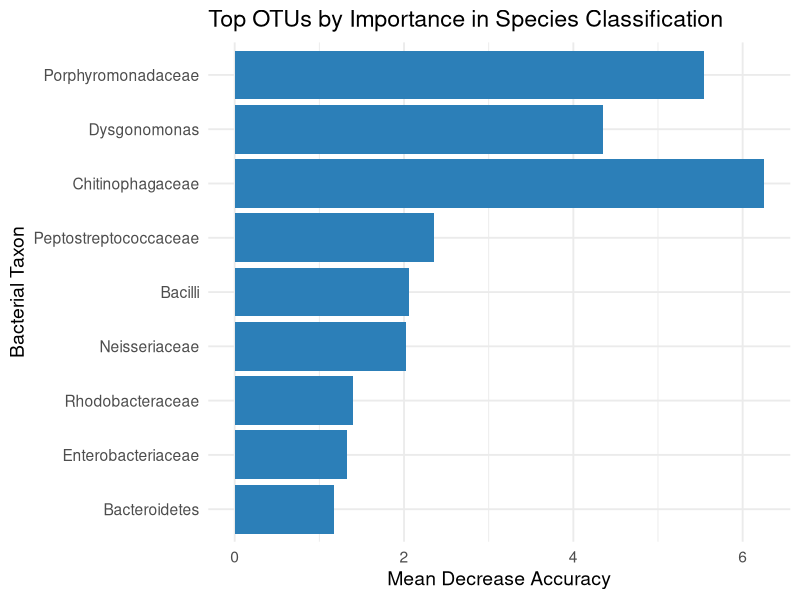
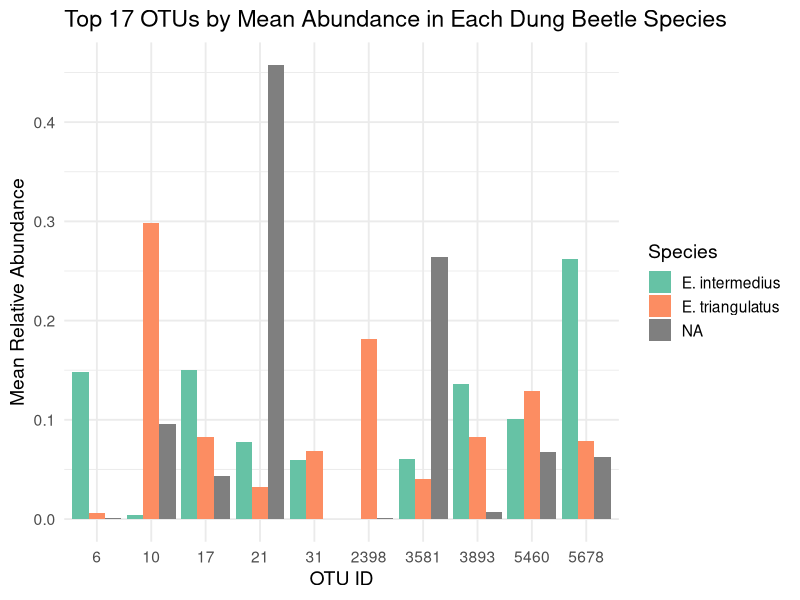
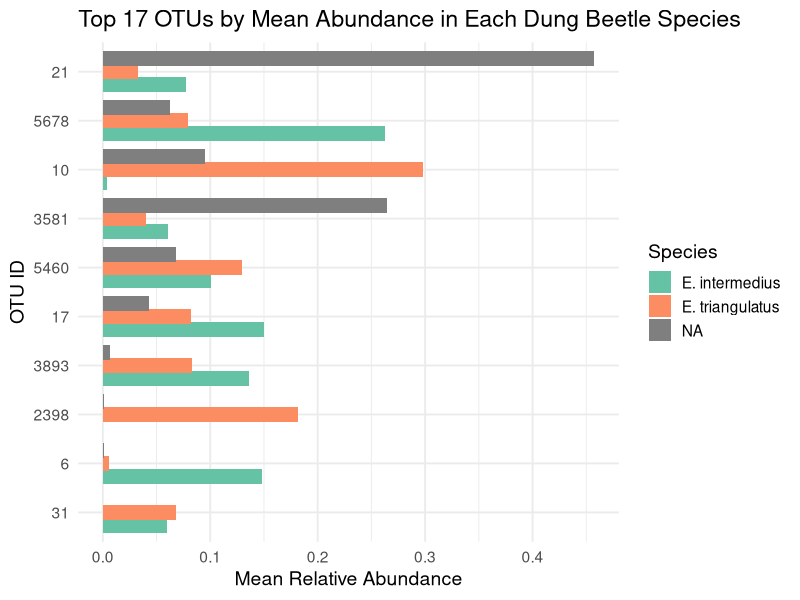

R code for these plots, in order: (Note: this script raises an error after producing the figures.)
# 1st bar plot: Top OTUs by importance in Species Classification:
# Libraries used:
library(tidyverse)
library(stringr)
library(purrr)

# Step 1: Loading the data
top10 <- read_csv("./Random Forest/top_10.csv")
otu_table <- read_csv("otu_table.csv")

# Step 2: Extracting numeric OTU ID from '...1' column
top10 <- top10 %>%
  mutate(OTU_ID = as.numeric(str_extract(`...1`, "\\d+$")))

# Step 3: Joining Consensus Lineage from OTU table
top10_tax <- top10 %>%
  left_join(otu_table %>% select(OTU_ID, `Consensus Lineage`), by = "OTU_ID")

# Step 4: Extracting the most specific available taxonomic label
top10_tax <- top10_tax %>%
  mutate(Taxon_Label = map_chr(`Consensus Lineage`, function(lineage) {
    if (is.na(lineage)) return("Unknown")
    tax_levels <- str_split(lineage, ";")[[1]]
    tax_levels <- rev(tax_levels)  # from specific to general
    cleaned <- str_replace_all(tax_levels, ".*__", "") %>% str_trim()
    specific <- cleaned[!cleaned %in% c("uncultured", "unclassified", "", NA)]
    if (length(specific) > 0) specific[1] else "Unknown"
  })) %>%
  mutate(Taxon_Label = str_replace_all(Taxon_Label, "_", " "))

# Step 5: Creating the plot
ggplot(top10_tax, aes(x = reorder(Taxon_Label, MeanDecreaseAccuracy), y = MeanDecreaseAccuracy)) +
  geom_bar(stat = "identity", fill = "#2c7fb8") +
  coord_flip() +
  labs(
    x = "Bacterial Taxon",
    y = "Mean Decrease Accuracy",
    title = "Top OTUs by Importance in Species Classification"
  ) +
  theme_minimal(base_size = 14)

#2nd barplot (there's 2 versions of it):

# Load libraries
library(tidyverse)

# Step 1: Load your data
otu_table <- read_csv("otu_table.csv")
top10 <- read_csv("./Random Forest/top_10.csv")
mapping <- read_tsv("mapping.txt", comment = "#", 
                    col_names = c("SampleID", "BarcodeSequence", "LinkerPrimerSequence", "Description"))

# Step 2: Extract numeric OTU IDs from the top 17 list
top10 <- top10 %>%
  mutate(OTU_ID = as.numeric(str_extract(`...1`, "\\d+$")))

# Step 3: Subset OTU table to top 17 OTUs and drop Consensus Lineage
top_otus <- otu_table %>%
  filter(OTU_ID %in% top10$OTU_ID) %>%
  select(-`Consensus Lineage`)

# Step 4: Convert OTU counts to relative abundance per sample
otu_rel_abund <- top_otus %>%
  column_to_rownames("OTU_ID") %>%
  mutate(across(everything(), as.numeric)) %>%
  sweep(2, colSums(.), FUN = "/") %>%
  rownames_to_column("OTU_ID") %>%
  pivot_longer(-OTU_ID, names_to = "SampleID", values_to = "RelAbundance") %>%
  mutate(OTU_ID = as.numeric(OTU_ID))

# Step 5: Extract species info from mapping file
mapping <- mapping %>%
  mutate(Species = str_extract(Description, "E\\. intermedius|E\\. triangulatus"))

# Step 6: Merge abundance data with species metadata
otu_with_species <- otu_rel_abund %>%
  left_join(mapping %>% select(SampleID, Species), by = "SampleID")

# Step 7: Calculate mean abundance for each OTU by species
mean_abundance <- otu_with_species %>%
  group_by(OTU_ID, Species) %>%
  summarise(MeanRelAbundance = mean(RelAbundance, na.rm = TRUE), .groups = "drop")

# Step 8: Plot the grouped bar chart
ggplot(mean_abundance, aes(x = factor(OTU_ID), y = MeanRelAbundance, fill = Species)) +
  geom_bar(stat = "identity", position = "dodge") +
  labs(
    x = "OTU ID",
    y = "Mean Relative Abundance",
    title = "Top 17 OTUs by Mean Abundance in Each Dung Beetle Species"
  ) +
  scale_fill_manual(values = c("#66c2a5", "#fc8d62")) +
  theme_minimal(base_size = 14)


# 2nd version:

# Step 1: Load your data
otu_table <- read_csv("otu_table.csv")
top10 <- read_csv("./Random Forest/top_10.csv")
mapping <- read_tsv("mapping.txt", comment = "#", 
                    col_names = c("SampleID", "BarcodeSequence", "LinkerPrimerSequence", "Description"))

# Step 2: Extract numeric OTU IDs from top 17
top10 <- top10 %>%
  mutate(OTU_ID = as.numeric(str_extract(`...1`, "\\d+$")))

# Step 3: Subset OTU table to top 17 and remove taxonomy column
top_otus <- otu_table %>%
  filter(OTU_ID %in% top10$OTU_ID) %>%
  select(-`Consensus Lineage`)

# Step 4: Convert OTU counts to relative abundance per sample
otu_rel_abund <- top_otus %>%
  column_to_rownames("OTU_ID") %>%
  mutate(across(everything(), as.numeric)) %>%
  sweep(2, colSums(.), FUN = "/") %>%
  rownames_to_column("OTU_ID") %>%
  pivot_longer(-OTU_ID, names_to = "SampleID", values_to = "RelAbundance") %>%
  mutate(OTU_ID = as.numeric(OTU_ID))

# Step 5: Extract species info from mapping
mapping <- mapping %>%
  mutate(Species = str_extract(Description, "E\\. intermedius|E\\. triangulatus"))

# Step 6: Merge abundance data with species metadata
otu_with_species <- otu_rel_abund %>%
  left_join(mapping %>% select(SampleID, Species), by = "SampleID")

# Step 7: Calculate mean relative abundance by OTU and species
mean_abundance <- otu_with_species %>%
  group_by(OTU_ID, Species) %>%
  summarise(MeanRelAbundance = mean(RelAbundance, na.rm = TRUE), .groups = "drop")

# Step 8: Order OTUs by total abundance for prettier sorting
mean_abundance <- mean_abundance %>%
  group_by(OTU_ID) %>%
  mutate(Total = sum(MeanRelAbundance)) %>%
  ungroup() %>%
  mutate(OTU_ID = fct_reorder(as.factor(OTU_ID), Total))

# Step 9: Final horizontal bar plot
ggplot(mean_abundance, aes(x = OTU_ID, y = MeanRelAbundance, fill = Species)) +
  geom_bar(stat = "identity", position = position_dodge(width = 0.8)) +
  coord_flip() +
  labs(
    x = "OTU ID",
    y = "Mean Relative Abundance",
    title = "Top 17 OTUs by Mean Abundance in Each Dung Beetle Species"
  ) +
  scale_fill_manual(values = c("#66c2a5", "#fc8d62")) +
  theme_minimal(base_size = 14)

#Update:
top10 <- read_csv("./Random Forest/top_10.csv")
otu_table <- read_csv("otu_table.csv")
mapping <- read_tsv("mapping.txt", comment = "#", 
                    col_names = c("SampleID", "BarcodeSequence", "LinkerPrimerSequence", "Description"))

# Step 2: Extracting numeric OTU ID from '...1' column
top10 <- top10 %>%
  mutate(OTU_ID = as.numeric(str_extract(`...1`, "\\d+$")))

# Step 3: Joining Consensus Lineage from OTU table
top10_tax <- top10 %>%
  left_join(otu_table %>% select(OTU_ID, `Consensus Lineage`), by = "OTU_ID")

top10_tax <- top10_tax %>%
  left_join(mapping %>% select(Species), by = "OTU_ID")

# Step 4: Extracting the most specific available taxonomic label
top10_tax <- top10_tax %>%
  mutate(Taxon_Label = map_chr(`Consensus Lineage`, function(lineage) {
    if (is.na(lineage)) return("Unknown")
    tax_levels <- str_split(lineage, ";")[[1]]
    tax_levels <- rev(tax_levels)  # from specific to general
    cleaned <- str_replace_all(tax_levels, ".*__", "") %>% str_trim()
    specific <- cleaned[!cleaned %in% c("uncultured", "unclassified", "", NA)]
    if (length(specific) > 0) specific[1] else "Unknown"
  })) %>%
  mutate(Taxon_Label = str_replace_all(Taxon_Label, "_", " "))

mapping <- mapping %>%
  mutate(Species = str_extract(Description, "E\\. intermedius|E\\. triangulatus"))
  
top_otus <- otu_table %>%
  filter(OTU_ID %in% top10$OTU_ID) %>%
  select(-`Consensus Lineage`)

top_otus$mean_abundance <- apply(top_otus[, -1], 1, mean, na.rm = TRUE)

# Check the result
print(otu_data)


# Step 6: Merge abundance data with species metadata
OTUnew<- as.data.frame(t(top_otus))
# Set the first row as column names
colnames(OTUnew) <- OTUnew[1, ]

# Remove the first row (now that it's been set as column names)
OTUnew <- OTUnew[-1, ]

# Load the tibble package
library(tibble)
library(dplyr)

# Convert row names into a column
OTUnew <- rownames_to_column(OTUnew, var = "SampleID")

otu_with_species <- OTUnew %>%
  left_join(mapping %>% select(SampleID, Species), by = "SampleID") %>% 
  filter(!str_detect(Species, "untreated dung"))

# Reshape the data to make OTU numbers a single column
otu_with_species_long <- otu_with_species %>%
  pivot_longer(cols= 2:11,  # Select columns that start with "OTU"
               names_to = "OTU_ID",     # Name of the new column for OTU numbers
               values_to = "Abundance")     # Name of the new column for OTU values

otu_with_species_long_unique <- otu_with_species_long %>%
  distinct()

mean_abundance <- otu_with_species %>%
  group_by(OTU_ID, Species) %>%
  summarise(MeanRelAbundance = mean(RelAbundance, na.rm = TRUE), .groups = "drop")

# Step 8: Order OTUs by total abundance for prettier sorting
mean_abundance <- mean_abundance %>%
  group_by(OTU_ID) %>%
  mutate(Total = sum(MeanRelAbundance)) %>%
  ungroup() %>%
  mutate(OTU_ID = fct_reorder(as.factor(OTU_ID), Total))

ggplot(OTUnew, aes(x = OTU_ID, y = MeanRelAbundance, fill = Species)) +
  geom_bar(stat = "identity", position = position_dodge(width = 0.8)) +
  coord_flip() +
  labs(
    x = "OTU ID",
    y = "Mean Relative Abundance",
    title = "Top 17 OTUs by Mean Abundance in Each Dung Beetle Species"
  ) +
  scale_fill_manual(values = c("#66c2a5", "#fc8d62")) +
  theme_minimal(base_size = 14)
